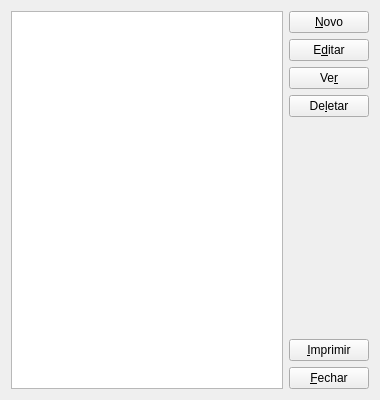
<ui version="4.0" >
 <class>Employees</class>
 <widget class="QWidget" name="Employees" >
  <property name="geometry" >
   <rect>
    <x>0</x>
    <y>0</y>
    <width>380</width>
    <height>400</height>
   </rect>
  </property>
  <property name="minimumSize" >
   <size>
    <width>300</width>
    <height>350</height>
   </size>
  </property>
  <property name="windowTitle" >
   <string>Cadastro e Consulta de Empregados</string>
  </property>
  <layout class="QHBoxLayout" name="horizontalLayout" >
   <item>
    <layout class="QVBoxLayout" name="_1" >
     <item>
      <widget class="QTableView" name="tableView" >
       <property name="alternatingRowColors" >
        <bool>true</bool>
       </property>
       <property name="selectionMode" >
        <enum>QAbstractItemView::SingleSelection</enum>
       </property>
       <property name="sortingEnabled" >
        <bool>true</bool>
       </property>
       <property name="wordWrap" >
        <bool>true</bool>
       </property>
      </widget>
     </item>
    </layout>
   </item>
   <item>
    <layout class="QVBoxLayout" name="_2" >
     <item>
      <widget class="QPushButton" name="newButton" >
       <property name="text" >
        <string>&amp;Novo</string>
       </property>
      </widget>
     </item>
     <item>
      <widget class="QPushButton" name="editButton" >
       <property name="text" >
        <string>E&amp;ditar</string>
       </property>
      </widget>
     </item>
     <item>
      <widget class="QPushButton" name="viewButton" >
       <property name="text" >
        <string>Ve&amp;r</string>
       </property>
      </widget>
     </item>
     <item>
      <widget class="QPushButton" name="deleteButton" >
       <property name="text" >
        <string>De&amp;letar</string>
       </property>
      </widget>
     </item>
     <item>
      <spacer name="verticalSpacer" >
       <property name="orientation" >
        <enum>Qt::Vertical</enum>
       </property>
       <property name="sizeHint" stdset="0" >
        <size>
         <width>20</width>
         <height>40</height>
        </size>
       </property>
      </spacer>
     </item>
     <item>
      <widget class="QPushButton" name="printButton" >
       <property name="text" >
        <string>&amp;Imprimir</string>
       </property>
      </widget>
     </item>
     <item>
      <widget class="QPushButton" name="closeButton" >
       <property name="text" >
        <string>&amp;Fechar</string>
       </property>
      </widget>
     </item>
    </layout>
   </item>
  </layout>
 </widget>
 <resources/>
 <connections/>
</ui>
